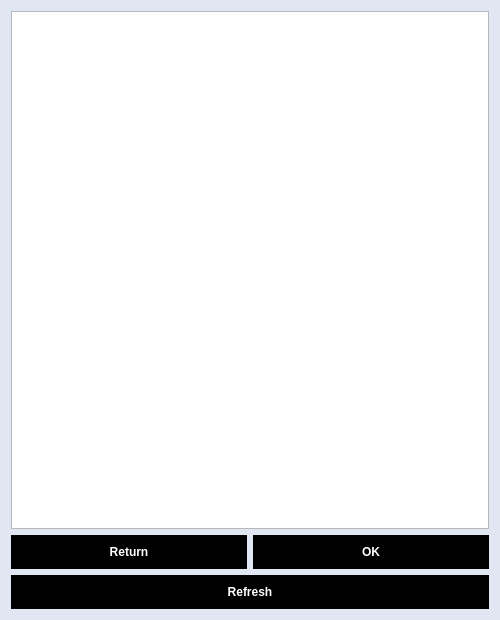
<?xml version="1.0" encoding="UTF-8"?>
<ui version="4.0">
 <class>TaskChooser</class>
 <widget class="QDialog" name="TaskChooser">
  <property name="geometry">
   <rect>
    <x>0</x>
    <y>0</y>
    <width>500</width>
    <height>620</height>
   </rect>
  </property>
  <property name="windowTitle">
   <string>Choose a task</string>
  </property>
  <property name="styleSheet">
   <string notr="true">QDialog {
	background-color: #E1E7F2;
}

QPushButton {
	padding: 10px;
	color: white;
	font-weight: bold;
	border: none;
}

/* default button style */
QPushButton {
	background-color: black;
}

QPushButton:hover {
	background-color: grey;
}

/* OKbutton button style */
QPushButton[objectName=&quot;OKbutton&quot;] {
	background-color: #85B404;
}

QPushButton[objectName=&quot;OKbutton&quot;]:hover {
	background-color: #A2DC04;
}

/* refresh button style */
QPushButton[objectName=&quot;refreshButton&quot;] {
	background-color: #197BBD;
}

QPushButton[objectName=&quot;refreshButton&quot;]:hover {
	background-color: #6A7FDB;
}

/* &quot;deny&quot; button style */
QPushButton[objectName=&quot;returnButton&quot;] {
	background-color: #E0001E;
}

QPushButton[objectName=&quot;returnButton&quot;]:hover {
	background-color: #FF0022;
}</string>
  </property>
  <layout class="QGridLayout" name="gridLayout">
   <item row="3" column="1">
    <widget class="QPushButton" name="OKbutton">
     <property name="text">
      <string>OK</string>
     </property>
    </widget>
   </item>
   <item row="4" column="0" colspan="2">
    <widget class="QPushButton" name="refreshButton">
     <property name="text">
      <string>Refresh</string>
     </property>
    </widget>
   </item>
   <item row="1" column="0" colspan="2">
    <widget class="QListWidget" name="listOfTasks">
     <property name="tabKeyNavigation">
      <bool>true</bool>
     </property>
     <property name="alternatingRowColors">
      <bool>false</bool>
     </property>
    </widget>
   </item>
   <item row="3" column="0">
    <widget class="QPushButton" name="returnButton">
     <property name="text">
      <string>Return</string>
     </property>
    </widget>
   </item>
  </layout>
 </widget>
 <resources/>
 <connections/>
</ui>
